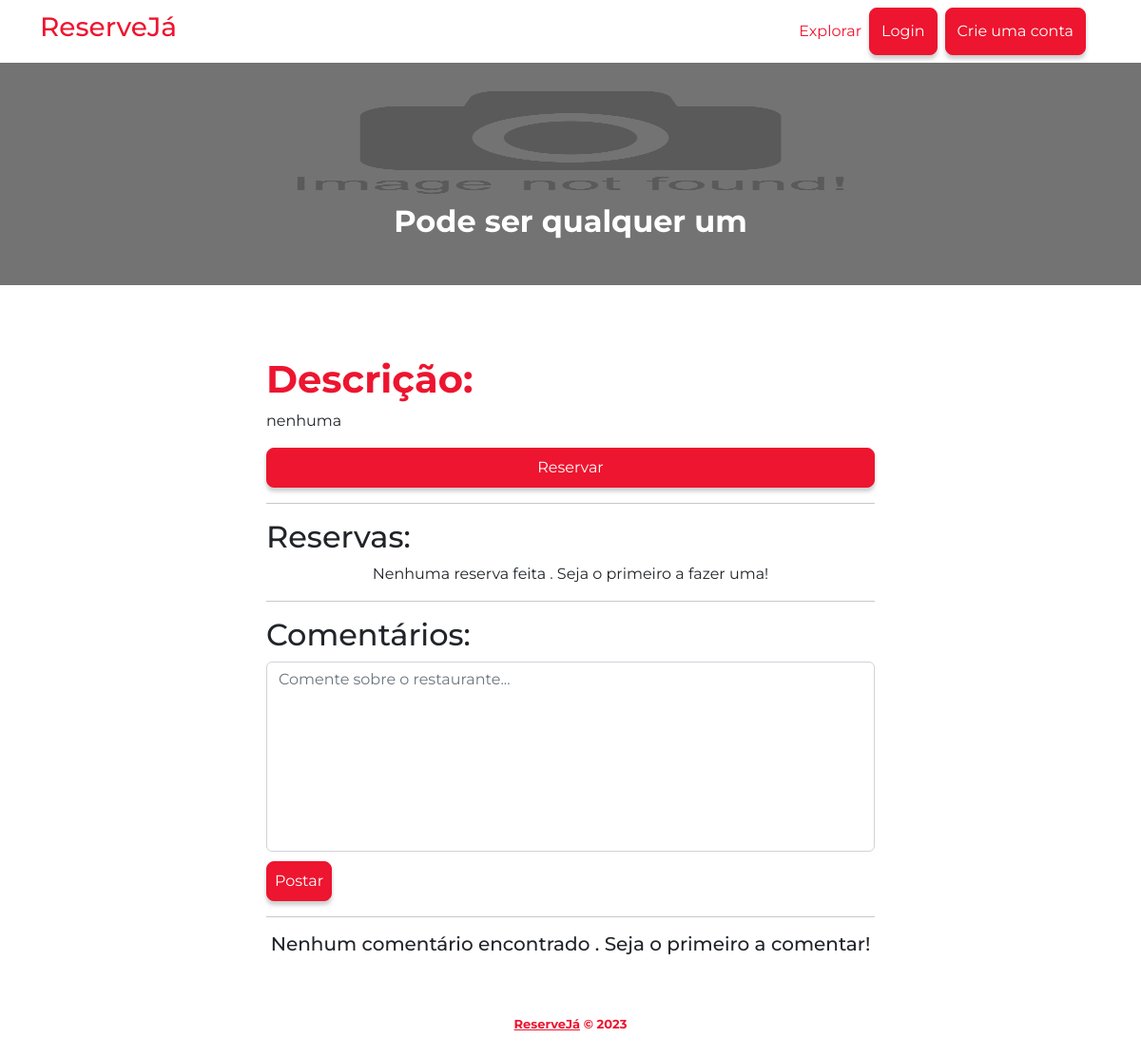
The page /restaurante/5 on the database its author committed.
### application/models.py (models this page shows, shortened)
class restaurante(models.Model):
	nome = models.CharField(max_length=120)
	descricao = models.TextField()
	foto = models.ImageField(null=True, blank=True, upload_to='images/',
		default='images/not-found.jpg')
	user = models.ForeignKey(get_user_model(), on_delete=models.CASCADE)
	created_at = models.DateTimeField(auto_now_add=True)

### application/views.py (the view, shortened to what this page needs)
# urls.py: path('restaurante/<int:id>', views.restaurant),
def restaurant(request, id):
	restaurante_info = get_object_or_404(restaurante, pk=id)
	comentarios = comentario.objects.filter(restaurante_id=restaurante_info).all()
	reservas = reserva.objects.filter(restaurante_id=restaurante_info).all()
	return render(request, 'application/restaurant.html',
		{'restaurante': restaurante_info,
		'comentario': comentarios,
		'reserva': reservas})

### application/templates/application/restaurant.html (shortened to what this page needs)
{% extends 'base.html' %}
{% load static %}
{% block content %}
	<div id="carouselExampleCaptions" class="carousel slide">
	  <div class="carousel-inner">
	    <div class="carousel-item active">
	      <img style="height:300px" src="{{ restaurante.foto.url }}" class="d-block w-100" alt="imagem do restaurante {{ restaurante.nome }}">
	      <div class="carousel-caption">
	        <h2>{{ restaurante.nome }}</h2>
	      </div>
	    </div>
	</div>
	<div class="container-app">
		<div class="app">
			<div class="content">
				<h1>Descrição:</h1>
				<p>
					{{ restaurante.descricao }}
				</p>
				<button class="button" style="width: 100%; padding: 8px;" data-bs-toggle="modal" data-bs-target="#reserveModal">Reservar</button>
				<hr>
				<div class="reservas">
					<h2>Reservas:</h2>
					{% if reserva %}
						{% for i in reserva %}
							<p> {{ i.user.username }} realizou uma reserva no {{ i.restaurante.nome }} no dia <span style="color: #ed152f;">{{ i.data }} às {{ i.hora }} para {{ i.numero_pessoas }} pessoas </span></p>
						{% endfor %}
					{% else %}
						<p align="center">Nenhuma reserva feita . Seja o primeiro a fazer uma!</p>
					{% endif %}
				</div>
				<hr>
				<h2>Comentários:</h2>
				<div class="post-comentario">
					<form method="POST">
						<textarea class="form-control" placeholder="Comente sobre o restaurante..." name="comentario"></textarea>
						<button class="button" style="padding: 8px;" name="submit" value="postar_comentario">Postar</button>
					</form>
				</div>
				<hr>
				{% if comentario %}
					{% for i in comentario %}
						<div class="comentario">
							<h5>{{ i.user.username }}</h5>
							<p>{{ i.texto }}</p>
						</div>
					{% endfor %}
				{% else %}
					<div class="not-found" align="center">
						<h5>Nenhum comentário encontrado . Seja o primeiro a comentar!</h5>
					</div>
				{% endif %}
			</div>
		</div>
	</div>
{% endblock %}

### application/static/style/style.css (style rules this page uses)
* { margin: 0; padding: 0; }
.button { background: #ed152f; border: 1px solid #ed152f; padding: 12px; border-radius: 8px; font-family: "Montserrat", sans-serif; color: white; box-shadow: 0 4px 4px #ccc; transition: .5s; }
.carousel-item img { height: 500px; filter: brightness(50%); }
.carousel-item { font-family: "Montserrat", sans-serif; }
.carousel-item h2 { color: #fff; font-weight: bold; }
.container-app { padding-top: 75px; display: flex; align-items: center; justify-content: center; }
.app { width: calc(700px - 5%); }
.content h1 { font-weight: bold; color: #ed152f; }
.content { font-family: "Montserrat", sans-serif; }
.post-comentario textarea { resize: none; height: 200px; }
.post-comentario .button { margin-top: 10px; }

### rows shown on the page
restaurante: foto (picture), nome "Pode ser qualquer um", descricao "nenhuma"
